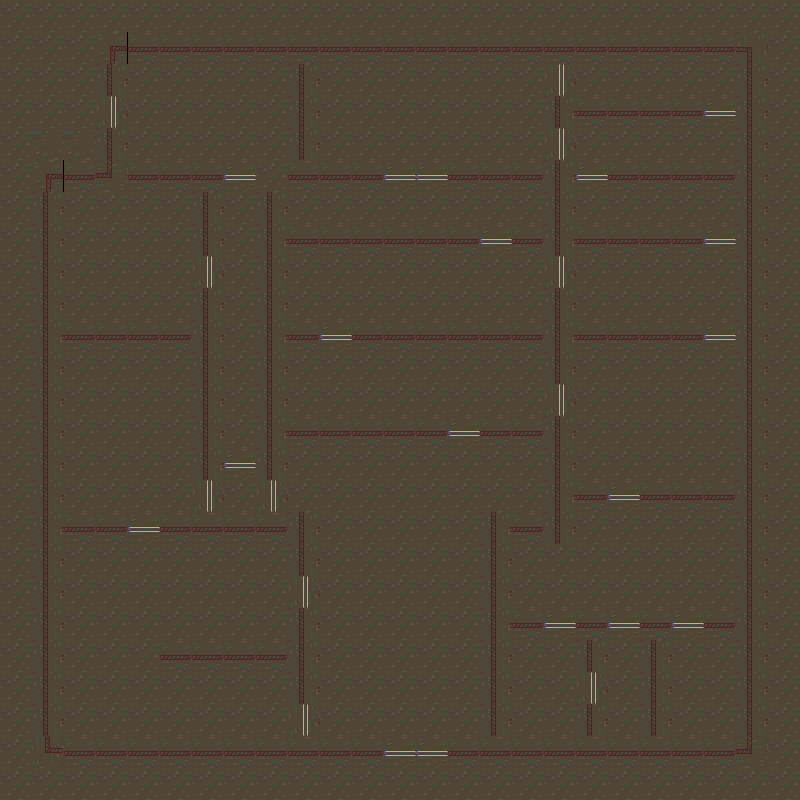

A level layout from a 2D game, rendered from its tile map. Below: a short description, then the map file with tile-grid data replaced by summaries:
An orthogonal 25x25 tile map with 32x32 px tiles, 1 tile layer (Tile Layer 1).

<map version="1.0" orientation="orthogonal" renderorder="right-down" width="25" height="25" tilewidth="32" tileheight="32" nextobjectid="1">
 <tileset firstgid="1" name="Scavengers_SpriteSheet" tilewidth="32" tileheight="32" tilecount="64">
  <image source="Assets/Sprites/Scavengers_SpriteSheet.png" width="256" height="256" />
 </tileset>
 <layer name="Tile Layer 1" width="25" height="25">
  <data>[625 cells, 625 non-empty, 10 distinct tile ids]</data>
 </layer>
</map>
